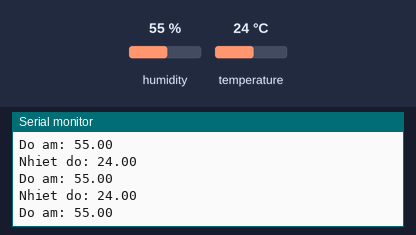
The sketch below on a simulated Arduino Uno, built with avr-gcc and run on an emulated ATmega328P. Shown: the last lines printed to the serial monitor. The test bench sets the inputs (shaded band); at power-on: humidity 55 %, temperature 24 °C.

Above: at 2.8 s.
2.9 s: humidity set to 22 %
At 4.5 s:
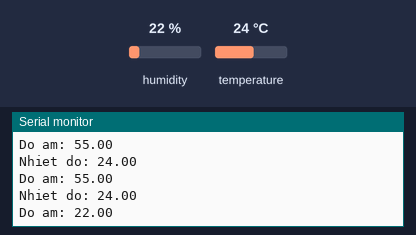
5.6 s: temperature set to 12 °C
At 7.8 s:
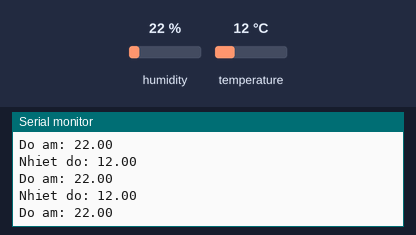
8.3 s: humidity set to 40 %
At 10.7 s:
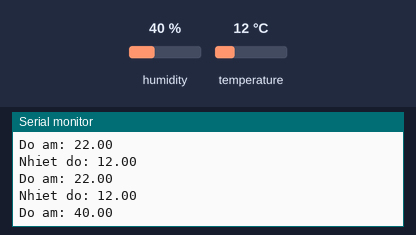
Timing chart, 0 to 12.2 s (numbered marks = the images above; inputs shaded):
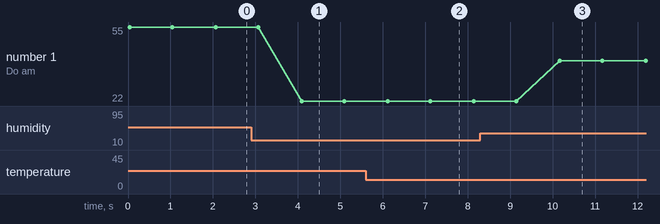

Measured:
- after the input at 2.9 s, the serial monitor: prints a new line after 1.2 s (image 1)
- after the input at 5.6 s, the serial monitor: prints a new line after 0.50 s (image 2)
- after the input at 8.3 s, the serial monitor: prints a new line after 1.9 s (image 3)
- plotted number 1: 55 → 22 after the input at 2.9 s, 22 → 40 after the input at 8.3 s

The sketch:

dht11.ino
```cpp
#include "DHT.h"

#define DHT_PIN 4
#define DHT_TYPE DHT11

DHT dht(DHT_PIN, DHT_TYPE);

void setup() {
  Serial.begin(9600);
  dht.begin();
}

void loop() {
  float temp = dht.readTemperature();
  float humid = dht.readHumidity();

  Serial.print("Nhiet do: ");
  Serial.println(temp);
  Serial.print("Do am: ");
  Serial.println(humid);

  Serial.println();
  delay(1000);
}
```
